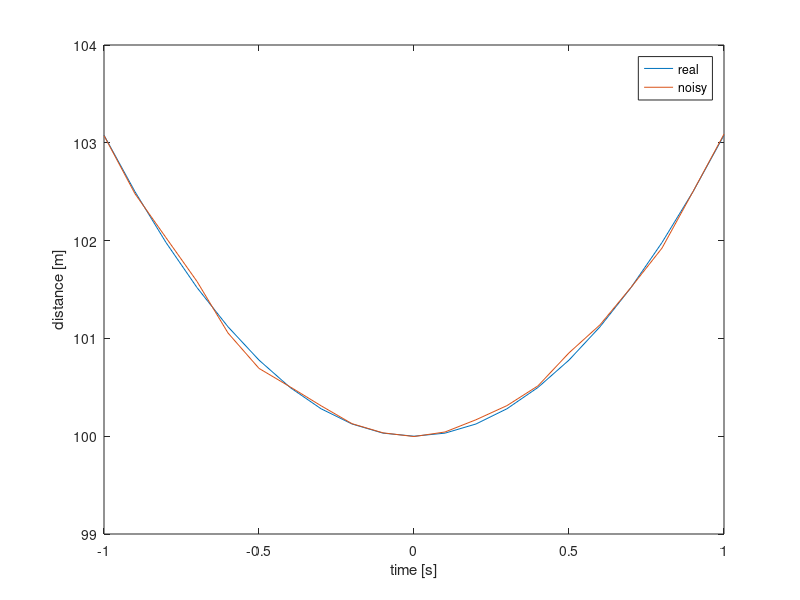
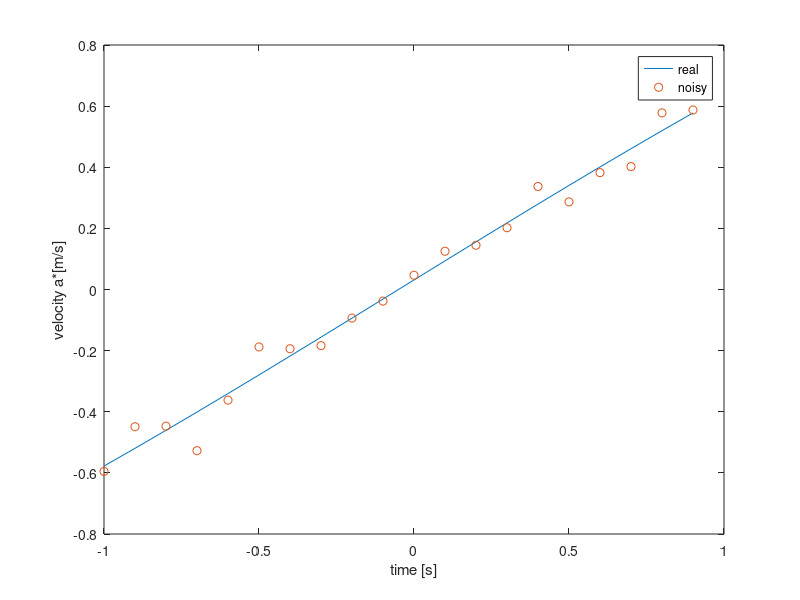
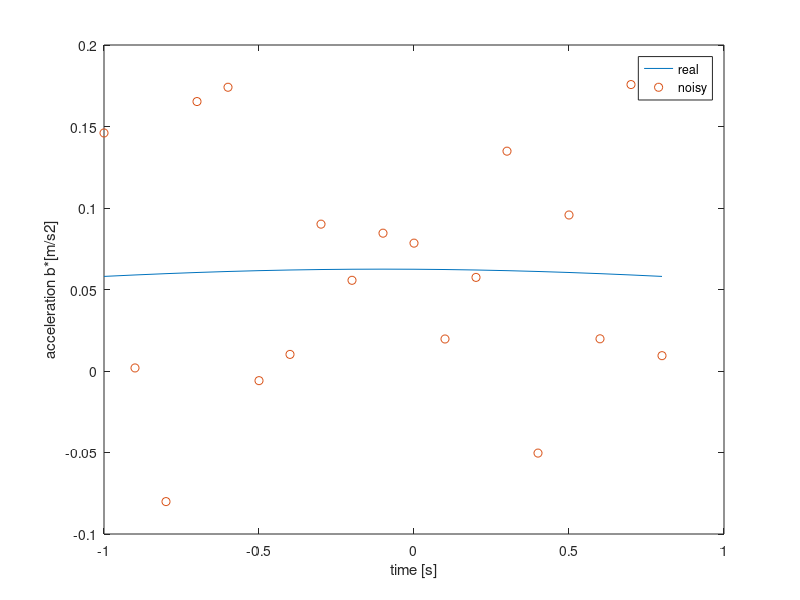

Write the MATLAB code that produced these figures, in order. (Note: this script raises an error after producing the figures.)
%% Filtr Kalmana
% Oliwia Makowiecka
% Jakub Sobolewski

%% Symulacja zaszumionej trajektorii
clear all;
close all;

% proces
t = -1:0.1:1;
r0_trg = [100 0 0]';
v_trg = [0 25 0]';
r_trg = r0_trg + v_trg.*t;

std = 0.05;
radial_distane = sqrt(sum(r_trg.^2));
radial_distane_noisy = radial_distane + std*randn(size(r_trg(1,:)));

% radial distance
figure(1)
plot(t,radial_distane,t,radial_distane_noisy);
xlabel('time [s]')
ylabel('distance [m]')
legend('real','noisy')

% radial velocity
radial_velocity = diff(radial_distane);
radial_velocity_noisy = diff(radial_distane_noisy);
figure(2)
plot(t(1:end-1),radial_velocity,t(1:end-1),radial_velocity_noisy,'o')
xlabel('time [s]')
ylabel('velocity a*[m/s]')
legend('real','noisy')

% radial acceleration
radial_acceleration = diff(radial_velocity);
radial_acceleration_noisy = diff(radial_velocity_noisy);
figure(3)
plot(t(1:end-2),radial_acceleration,t(1:end-2),radial_acceleration_noisy,'o')
xlabel('time [s]')
ylabel('acceleration b*[m/s2]')
legend('real','noisy')
%% informacje  o symulacji
% Symulowany jest obiekt poruszający się prostopadle do radaru na
% odległośći 100 [m] poruszający się z prędkością liniową 25 [m/s]
% pomiar przyśpieszenia jest najbardziej zaszumiony
%% Symulcaja kalman r,v,a
clear z;
T = 1;       % czas próbkowanie [s]

F = [1 T T^2/2;
     0 1 T;
     0 0 1];          % macież przejscia

std_u = 0;
Q = std_u^2;

std_r = 0.1;     % szum pomiaru
std_v = 0.1;     % szum pomiaru
std_a = 1;     % szum pomiaru

H = eye(3);          % macież układu pomiarowego
R = diag([std_r^2 std_v^2 std_a^2]);

% dane
data = [radial_distane_noisy(1:end-2); radial_velocity_noisy(1:end-1); radial_acceleration_noisy;];
realData = [radial_distane(1:end-2); radial_velocity(1:end-1); radial_acceleration;];
tAxis = t(1:end-2);


%inicjalizacja
x_est = data(:,1);
P = diag([std_r^2 std_v^2 std_a^2]);%diag([radial_distane_noisy(1) radial_velocity_noisy(1) radial_acceleration_noisy(1)]);

for k=2:length(data)
    %symulacja
%      x(:,k) = F*x(:,k-1) + std_u*randn(1); % proces
     z(:,k) = data(:,k); % pomiar
     
     %estymacja
     [x_est(:,k), P(:,:,k)] = kalman_filter(x_est(:,k-1),P(:,:,k-1),z(:,k),F,H,R,Q);
end

figure(11)
plot(tAxis, data(1,:),'.', tAxis, x_est(1,:), tAxis, realData(1,:))
legend('pomiar','estymacja','prawdziwe')
xlabel('czas [s]')
ylabel('odległość [m]')

figure(12)
plot(tAxis, data(2,:),'.', tAxis, x_est(2,:), tAxis, realData(2,:))
legend('pomiar','estymacja','prawdziwe')
xlabel('czas [s]')
ylabel('prędkość [m/s]')

figure(13)
plot(tAxis, data(3,:),'.', tAxis, x_est(3,:), tAxis, realData(3,:))
legend('pomiar','estymacja','prawdziwe')
xlabel('czas [s]')
ylabel('przyśpieszenie [m/s]')

figure(14)
plot(tAxis,cumsum(x_est(2,:))-min(cumsum(x_est(2,:)))+100)
hold on
plot(tAxis,realData(1,:))
hold off
title('estymaty odległośći na podstawie prędkośći i porówanie z oryginanymi danymi')
legend('estymowane','oryginalne')
%% Wnioski
% Trajektoria dobrze się estymuje. Symulacje potwierdzają założenie
% projektowe. Wykorzystanie wiltru Kalmana pozwala wygładzić/odszumić
% pomiar trajektorii. Mimo, że poomiar jest dosyć rzadki, ponieważ co 0.1
% [s] to filtr jest w stanie szybko się dostosować.
%% dane rzeczywiste - 1 Metoda kalman pomiar: r, v, a
% Zsoatały przeprowadzone testy na danych rzeczywistych. Obiekt tak jak w symulacjach poroszał
% się prostopadle do radaru.
clear z;
load('trajectory_corelation.mat')
r = cumsum(max_row_cell{1});
v = max_row_cell{1};
a = max_col_cell{1};

T = 1;       % czas próbkowanie [s]

F = [1 T T^2/2;
     0 1 T;
     0 0 1];          % macież przejscia

std_u = 0;
Q = std_u^2;

std_r = 0.1;     % szum pomiaru
std_v = 0.1;     % szum pomiaru
std_a = 1;     % szum pomiaru

H = eye(3);          % macież układu pomiarowego
R = diag([std_r^2 std_v^2 std_a^2]);

% dane
data = [r'; v'; a';];
tAxis = time_cell{1};


%inicjalizacja
x_est = data(:,1);
P = diag([std_r^2 std_v^2 std_a^2]);%diag([radial_distane_noisy(1) radial_velocity_noisy(1) radial_acceleration_noisy(1)]);

for k=2:length(data)
    %symulacja
%      x(:,k) = F*x(:,k-1) + std_u*randn(1); % proces
     z(:,k) = data(:,k); % pomiar
     
     %estymacja
     [x_est(:,k), P(:,:,k)] = kalman_filter(x_est(:,k-1),P(:,:,k-1),z(:,k),F,H,R,Q);
end

figure(21)
plot(tAxis, data(1,:),'.', tAxis, x_est(1,:))
legend('pomiar','estymacja','prawdziwe')
xlabel('czas [s]')
ylabel('odległość [m]')

figure(22)
plot(tAxis, data(2,:),'.', tAxis, x_est(2,:))
legend('pomiar','estymacja','prawdziwe')
xlabel('czas [s]')
ylabel('prędkość [m/s]')

figure(23)
plot(tAxis, data(3,:),'.', tAxis, x_est(3,:))
legend('pomiar','estymacja','prawdziwe')
xlabel('czas [s]')
ylabel('przyśpieszenie [m/s]')

figure(24)
plot(tAxis,cumsum(x_est(2,:))-min(cumsum(x_est(2,:)))+100)
hold on
plot(tAxis, x_est(1,:)+100-min(x_est(1,:)))
hold off
title('estymaty odległośći na podstawie prędkośći i porówanie z estymacją odległości')
legend('estymowane z prędkośći','estymowane z odległośći')
%% Wnioski
% Filtr działa bardzo dobrze. Szybko dopasowywuje się do danych i doobrze
% estymuje trajektorię. Estymacja Przyśpieszenie nie działa najlepiej, ale
% ona jest bardzo mocno zaszumiona sama w sobie oraz i tak jest do niczego
% nie potrzebna.
%% dane rzeczywiste - 2 Metoda kalman pomiar: r, v
% Zsoatały przeprowadzone testy na danych rzeczywistych. Obiekt tak jak w symulacjach poroszał
% się prostopadle do radaru.
clear z;
load('trajectory_tracks.mat')
r = r{1};
v = v{1};

T = 0.2;       % czas próbkowanie [s]

F = [1 T T^2/2;
     0 1 T;
     0 0 1];          % macież przejscia

std_u = 0;
Q = std_u^2;

std_r = 0.01;     % szum pomiaru
std_v = 0.01;     % szum pomiaru
std_a = 2;     % szum pomiaru

H = [1 0 0;
     0 1 0];          % macież układu pomiarowego
R = diag([std_r^2 std_v^2]);

% dane
data = [r; v;];
tAxis = t{1};


%inicjalizacja
x_est = [data(:,1); 0];
P = diag([std_r^2 std_v^2 std_a^2]);%diag([radial_distane_noisy(1) radial_velocity_noisy(1) radial_acceleration_noisy(1)]);

for k=2:length(data)
    %symulacja
%      x(:,k) = F*x(:,k-1) + std_u*randn(1); % proces
     z(:,k) = data(:,k); % pomiar
     
     %estymacja
     [x_est(:,k), P(:,:,k)] = kalman_filter(x_est(:,k-1),P(:,:,k-1),z(:,k),F,H,R,Q);
end

figure(31)
plot(tAxis, data(1,:),'.', tAxis, x_est(1,:))
legend('pomiar','estymacja','prawdziwe')
xlabel('czas [s]')
ylabel('odległość [m]')

figure(32)
plot(tAxis, data(2,:),'.', tAxis, x_est(2,:))
legend('pomiar','estymacja','prawdziwe')
xlabel('czas [s]')
ylabel('prędkość [m/s]')

figure(34)
plot(tAxis,cumsum(x_est(2,:))/7-min(cumsum(x_est(2,:)))/7+100)
hold on
plot(tAxis, x_est(1,:)+100-min(x_est(1,:)))
hold off
title('estymaty odległośći na podstawie prędkośći i porówanie z estymacją odległości')
legend('estymowane z prędkośći','estymowane z odległośći')
%% Wnioski
% Tutaj wyszło trochę gorzej. Może to zależeć od danych. Może też parametry filtru nie są najlepsze. Dane w tej metodzie są bardziej zaszumione ale
% mają mniejszy błąd taki ogólny (tzn. średnia wartość jest bliższa rzeczywistości, ale wariancja jestt wieksza). 